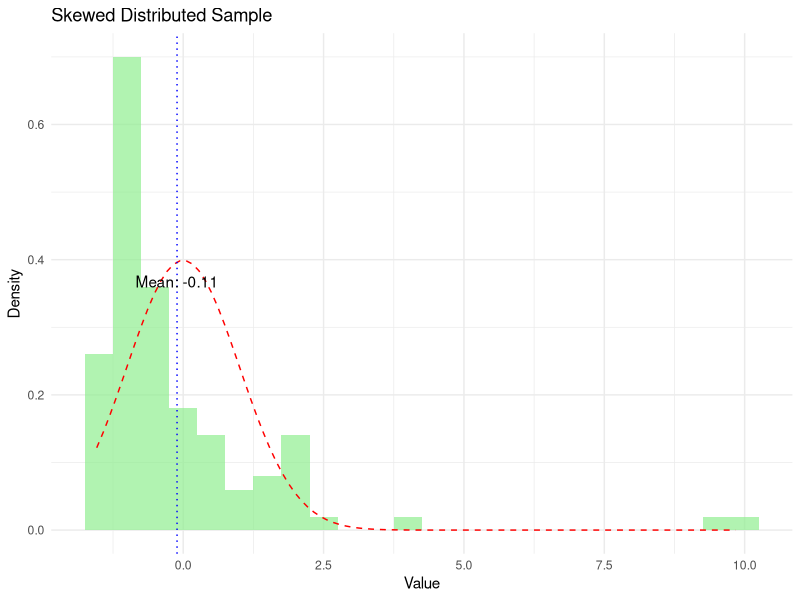
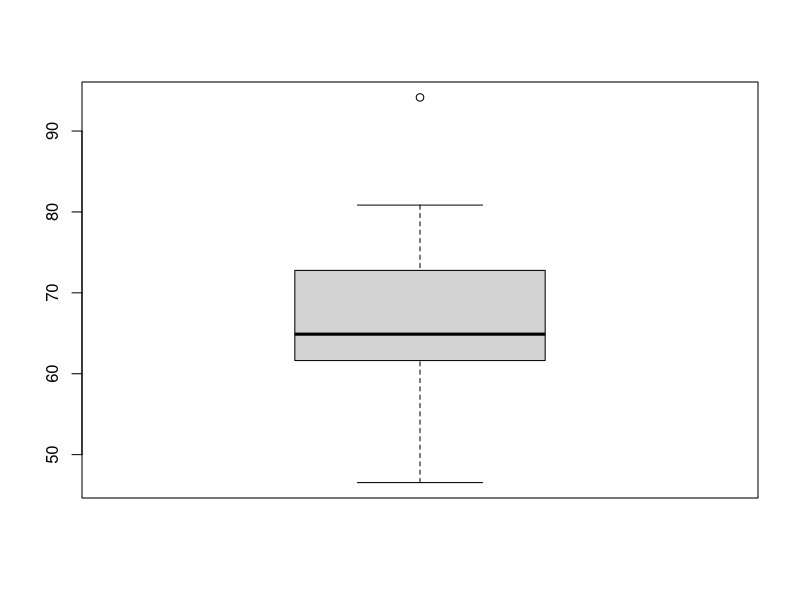
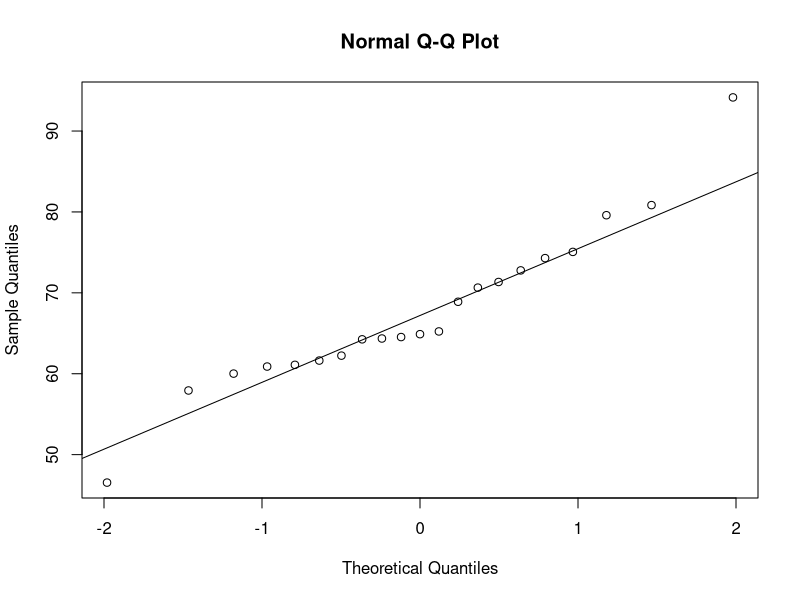

These figures' R source, in order: (Note: this script raises an error after producing the figures.)
## ---- chunk 1
library(ggplot2)

# Assuming 'skewed_sample' is your skewed data. For this example, let's simulate it
set.seed(0) # For reproducibility
skewed_sample <- rlnorm(100, meanlog = 0, sdlog = 1) - exp(0.5) # Skewed data, centered around 0

# Create a data frame for ggplot
data <- data.frame(value = skewed_sample)

# Plot
p <- ggplot(data, aes(x = value)) +
  geom_histogram(aes(y = ..density..), binwidth = 0.5, fill = "lightgreen", alpha = 0.7) +
  stat_function(fun = dnorm, args = list(mean = 0, sd = 1), color = "red", linetype = "dashed") +
  labs(title = "Skewed Distributed Sample", x = "Value", y = "Density") +
  theme_minimal() +
  geom_vline(aes(xintercept = mean(value)), color = "blue", linetype = "dotted") +
  annotate("text", x = mean(skewed_sample), y = 0.35, label = paste("Mean:", round(mean(skewed_sample), 2)), vjust = -0.5)
## ---- chunk 2
print(p)
## ---- chunk 3
set.seed(1234)
heart_rate <- rnorm(21, mean = 70, sd = 10)
## ---- chunk 4
stem(heart_rate)
## ---- chunk 5
boxplot(heart_rate)
## ---- chunk 6
summary(heart_rate)
## ---- chunk 7
shapiro.test(heart_rate)
## ---- chunk 8
qqnorm(heart_rate)
qqline(heart_rate)
## ---- chunk 9
t.test(yield,
  mu = 1.1,
  alternative = "two.sided",
  conf.level = 0.95
)
## ---- chunk 10
qt(0.975, df = 20)
## ---- chunk 11
TN <- read.csv("data/TN_Wallacia.csv")
str(TN)
mean(TN$TN, na.rm = TRUE) # na.rm=TRUE if we have missing values
median(TN$TN, na.rm = TRUE)
## ---- chunk 12
library(ggplot2)
library(gridExtra)

# Histogram
p1 <- ggplot(TN, aes(x = TN)) +
  geom_histogram(
    fill = "blue", color = "black",
    bins = 7
  ) +
  xlab("Total Nitrogen (ug/L)") +
  theme_minimal()

# Boxplot
p2 <- ggplot(TN, aes(x = TN)) +
  geom_boxplot(fill = "blue") +
  xlab("Total Nitrogen (ug/L)") +
  theme_minimal()

# Q-Q plot
p3 <- ggplot(TN, aes(sample = TN)) +
  stat_qq() +
  stat_qq_line(col = "red") +
  theme_minimal()

## ---- chunk 13
# Arrange the plots in a 2x2 layout
grid.arrange(p1, p2, p3, ncol = 2)
## ---- chunk 14
shapiro.test(TN$TN)
## ---- chunk 15
# Let's try a log10 transformation
# We start by creating a new column in our data frame called log10_TN
# We then take the log10 of the TN column and store it in the new column
TN$log10_TN <- log10(TN$TN)
## ---- chunk 16
10^mean(TN$log10_TN)
## ---- chunk 17
library(ggplot2)
library(gridExtra)

# Histogram
p1 <- ggplot(TN, aes(x = log10_TN)) +
  geom_histogram(
    fill = "blue", color = "black",
    bins = 7
  ) +
  xlab("Log10 Total Nitrogen (ug/L)") +
  theme_minimal()

# Boxplot
p2 <- ggplot(TN, aes(x = log10_TN)) +
  geom_boxplot(fill = "blue") +
  xlab("log10 Total Nitrogen (ug/L)") +
  theme_minimal()

# Q-Q plot
p3 <- ggplot(TN, aes(sample = log10_TN)) +
  stat_qq() +
  stat_qq_line(col = "red") +
  theme_minimal()

## ---- chunk 18
# Arrange the plots in a 2x2 layout
grid.arrange(p1, p2, p3, ncol = 2)
## ---- chunk 19
shapiro.test(TN$log10_TN)
## ---- chunk 20
t.test(TN$log10_TN,
  mu = log10(500),
  alternative = "two.sided",
  conf.level = 0.95
)
## ---- chunk 21
10^(2.81)
10^(2.97)
## ---- chunk 22
t.test(TN$log10_TN,
  mu = log10(500),
  alternative = "greater",
  conf.level = 0.95
)
